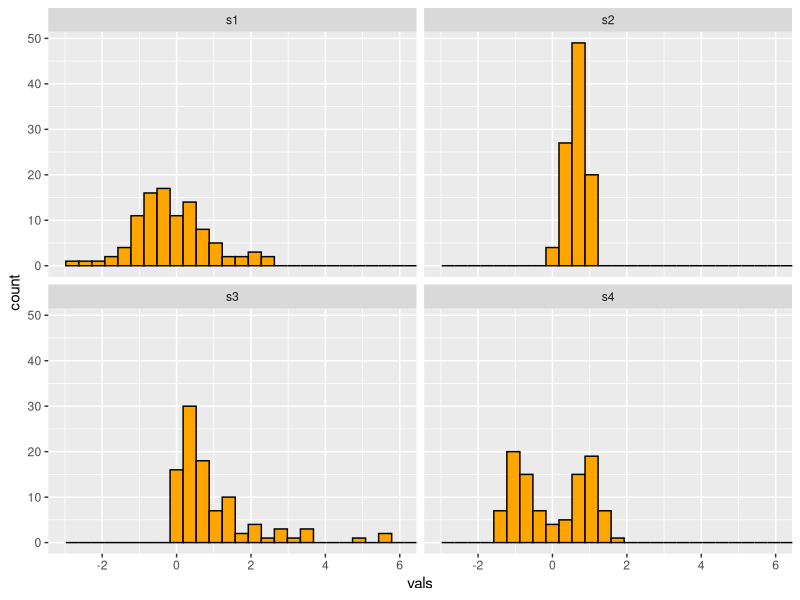
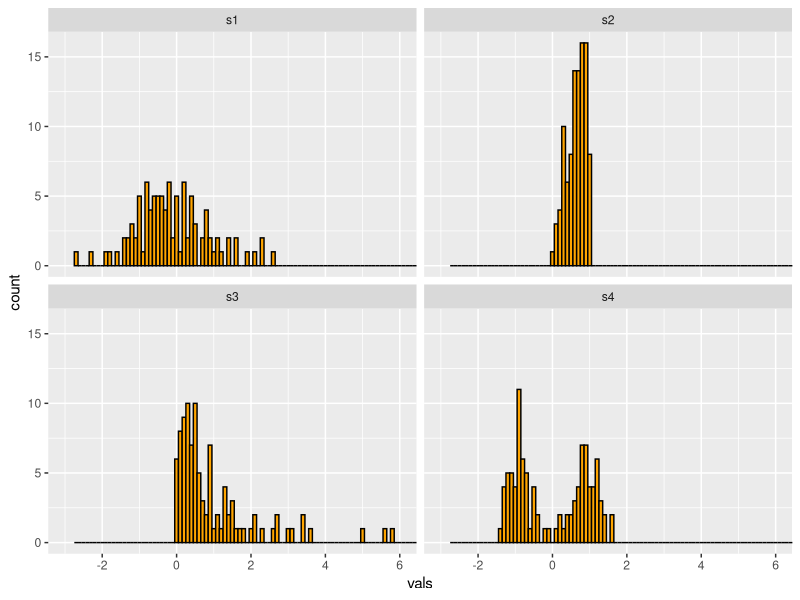
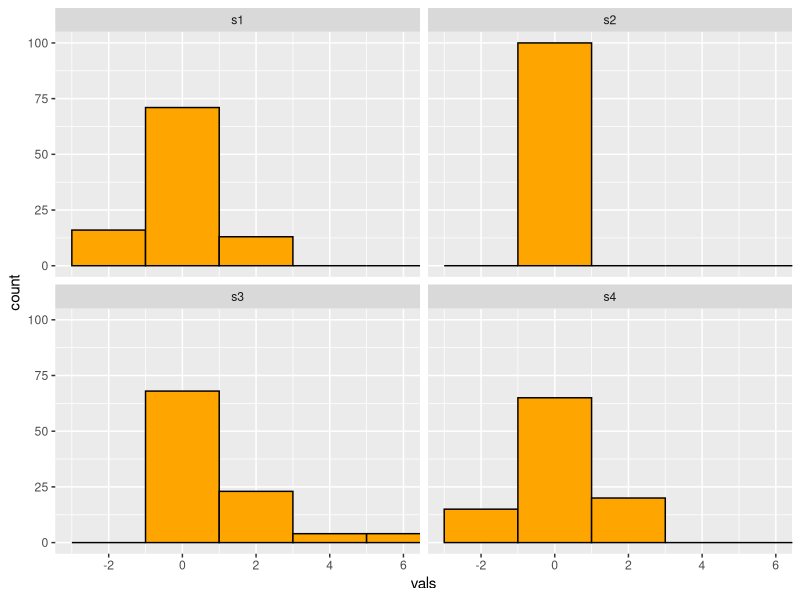
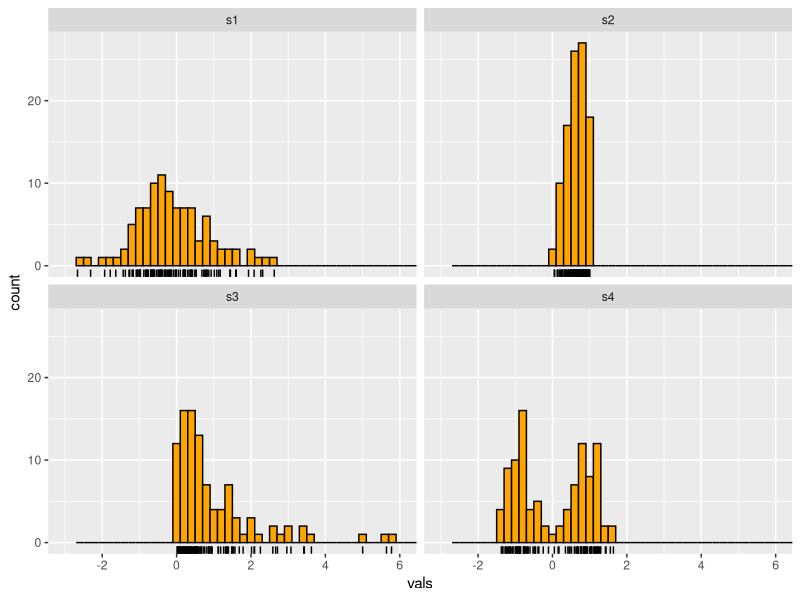
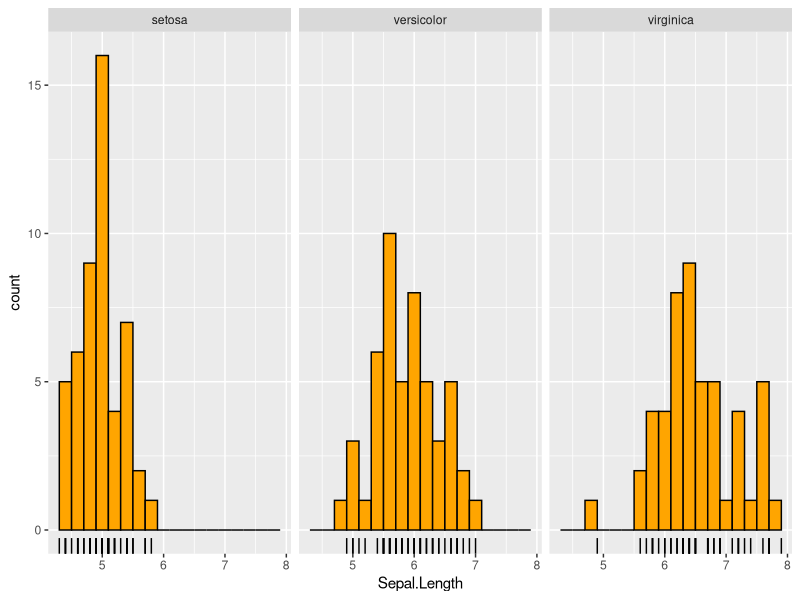
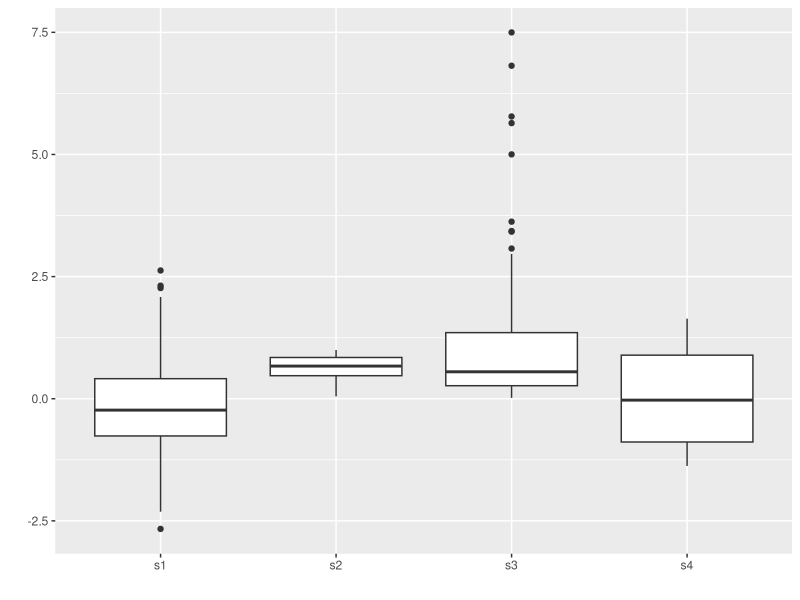
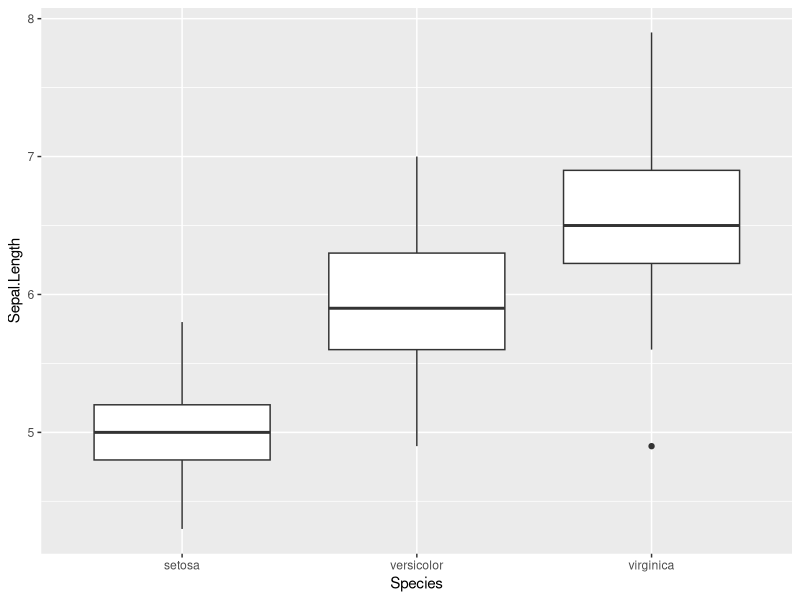
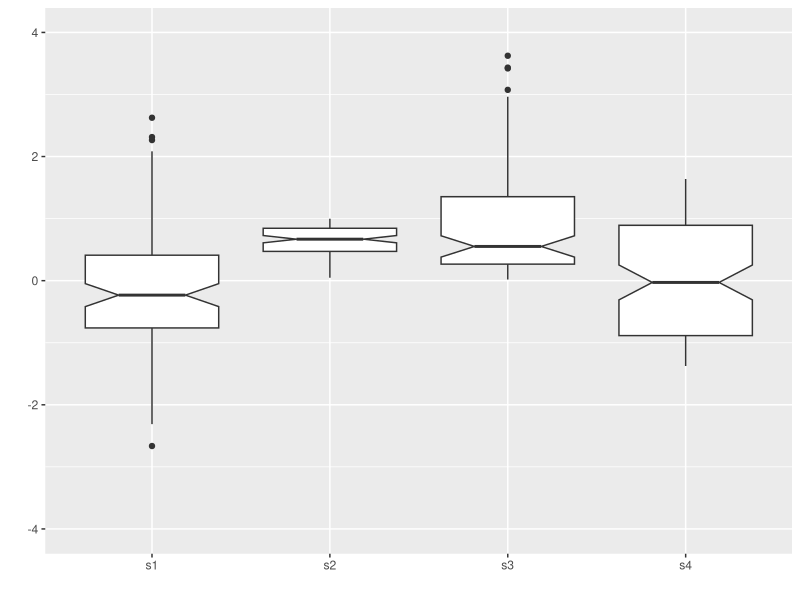

R code for these plots, in order:
## ---- chunk 1
options(htmltools.dir.version = FALSE)
## ---- chunk 2
library(tidyverse)
## ---- chunk 3
# Generate sample data 
set.seed(25052020)
# normal
s1 <- rnorm(100)
s2 <- rbeta(100, 2, 1)
s3 <- rexp(100)
# mixture
s4 <- rnorm(100, rep(c(-1, 1), each = 50) * sqrt(0.9), sqrt(0.1))
four <- data.frame(
dist = factor(rep(c("s1", "s2", "s3", "s4"),
each = 100),
c("s1", "s2", "s3", "s4")),
vals = c(s1, s2, s3, s4)
)



## ---- chunk 4
ggplot(four, aes(x = vals)) + 
geom_histogram(fill = "orange", colour = "black") + 
coord_cartesian(xlim = c(-3, 6)) + 
facet_wrap(~ dist) 
## ---- chunk 5
ggplot(four, aes(x = vals)) +
geom_histogram(binwidth = .1, fill = "orange", colour = "black") +
coord_cartesian(xlim = c(-3, 6)) +
facet_wrap(~ dist)

## ---- chunk 6
ggplot(four, aes(x = vals)) +
geom_histogram(binwidth = 2, fill = "orange", colour = "black") +
coord_cartesian(xlim = c(-3, 6)) +
facet_wrap(~ dist)

## ---- chunk 7
ggplot(four, aes(x = vals)) +
geom_histogram(binwidth = .2, fill = "orange", colour = "black") +
geom_rug() +
coord_cartesian(xlim = c(-3,6)) +
facet_wrap(~ dist)
## ---- chunk 8
ggplot(iris, aes(x = Sepal.Length)) +
geom_histogram(binwidth = .2, fill = "orange", colour = "black") +
geom_rug() +
facet_wrap(~ Species)
## ---- chunk 9
ggplot(four, aes(y = vals, x = dist)) +
geom_boxplot() +
scale_x_discrete(name="") +
scale_y_continuous(name="") 

## ---- chunk 10
ggplot(iris, aes(y = Sepal.Length, x = Species)) +
geom_boxplot() 
## ---- chunk 11
ggplot(four, aes(y = vals, x = dist)) +
geom_boxplot(notch = T) +
scale_x_discrete(name = "") +
scale_y_continuous(name = "") +
coord_cartesian(ylim = c(-4,4))
## ---- chunk 12
ggplot(iris, aes(y = Sepal.Length, x = Species)) +
geom_boxplot(notch = T) 
## ---- chunk 13
ggplot(four, aes(x = dist, y = vals)) +
geom_boxplot() +
stat_summary(fun.y = mean,
geom = "point",
shape = 18,
size = 4,
colour = "lightseagreen") +
coord_cartesian(ylim = c(-4, 4))

## ---- chunk 14
ggplot(iris, aes(y = Sepal.Length, x = Species)) +
geom_boxplot() +
  stat_summary(fun.y=mean)
## ---- chunk 15
ggplot(iris, aes(y = Sepal.Length, x = Species)) +
geom_boxplot() +
  stat_summary(fun.y=summary, colour="red")
## ---- chunk 16
ggplot(four, aes(x = dist, y = vals)) +
geom_jitter(position = position_jitter(height = 0, width = .1),
fill = "forestgreen",
colour = "forestgreen",
alpha = .5) +
stat_summary(fun.y = median,
geom = "crossbar",
width = 0.5) +
scale_x_discrete(name = "") +
scale_y_continuous(name = "") +
coord_cartesian(ylim = c(-4, 4))

## ---- chunk 17
ggplot(iris, aes(x = Species, y = Sepal.Length)) +
geom_jitter(position = position_jitter(height = 0, width = .1),
alpha = .5)+stat_summary(fun.y=mean, geom="crossbar", colour="red")
## ---- chunk 18
ggplot(four, aes(x = dist, y = vals)) +
geom_jitter(position = position_jitter(height = 0, width = .1),
fill = "forestgreen",
colour = "forestgreen",
alpha = .5) +
stat_summary(fun.y = median,
fun.ymin = median,
fun.ymax = median,
geom = "crossbar",
width = 0.5) +
scale_x_discrete(name = "") +
scale_y_continuous(name = "") +
coord_cartesian(ylim = c(-4, 4))
## ---- chunk 19
ggplot(four, aes(x = dist, y = vals)) +
geom_dotplot(stackdir = "center",
binaxis = "y",
binwidth = .1,
binpositions = "all",
stackratio = 1.5,
fill = "#7570b3",
colour = "#7570b3") +
scale_x_discrete(name = "") +
scale_y_continuous(name = "") +
coord_cartesian(ylim = c(-4, 4))+stat_summary(fun.y=median, geom="crossbar", colour="red")
## ---- chunk 20
ggplot(iris, aes(x = Species, 
                 y = Sepal.Length)) +
geom_dotplot(stackdir = "center",
binaxis = "y", binwidth = .1,
binpositions = "all",
stackratio = 1.5,
fill = "#7570b3", colour = "#7570b3")
## ---- chunk 21
ggplot(iris, aes(x = Species, 
                 y = Sepal.Length)) +
geom_dotplot(stackdir = "center",
binaxis = "y", binwidth = .05,
binpositions = "all",
stackratio = 1.5,
fill = "#7570b3", colour = "#7570b3")
## ---- chunk 22
ggplot(four, aes(x = dist, y = vals)) +
geom_dotplot(stackdir = "center",
binaxis = "y",
binwidth = .1,
binpositions = "all",
stackratio = 1.5,
fill = "orange",
colour = "orange") +
scale_x_discrete(name = "") +
scale_y_continuous(name = "") +
coord_cartesian(ylim = c(-4, 4))+stat_summary(fun.y=median, geom="crossbar", colour="red")
## ---- chunk 23
#install.packages("ggbeeswarm")
library(ggbeeswarm)
ggplot(four, aes(x = dist, y = vals)) +
geom_quasirandom(fill = "forestgreen",
colour = "forestgreen") +
scale_x_discrete(name = "") +
scale_y_continuous(name = "") +
coord_cartesian(ylim = c(-4, 4))
## ---- chunk 24
ggplot(four, aes(y = vals, x = dist)) +
geom_boxplot(outlier.shape = NA) +
geom_dotplot(binaxis = 'y',
stackdir = 'center',
stackratio = 1.5,
binwidth = .1,
binpositions = "all",
dotsize = 1,
alpha = .75,
fill = "forestgreen",
colour = "forestgreen",
na.rm = TRUE) +
scale_x_discrete(name = "") +
scale_y_continuous(name = "") +
coord_cartesian(ylim = c(-4, 4))

## ---- chunk 25
ggplot(iris, aes(y = Sepal.Length, x = Species)) +
geom_boxplot(outlier.shape = NA) +
geom_dotplot(binaxis = 'y',
stackdir = 'center', fill = "#7570b3", colour = "#7570b3", 
binwidth = .05) 
## ---- chunk 26
ggplot(four, aes(y = vals, x = dist)) +
geom_boxplot(outlier.shape = NA) +
geom_dotplot(binaxis = 'y',
stackdir = 'center',
stackratio = 1.5,
binwidth = .1,
binpositions = "all",
dotsize = 1,
alpha = .75,
fill = "orange",
colour = "orange",
na.rm = TRUE) +
scale_x_discrete(name = "") +
scale_y_continuous(name = "") +
coord_cartesian(ylim = c(-4, 4))

## ---- chunk 27
ggplot(four, aes(y = vals, x = dist)) +
geom_boxplot(outlier.shape = NA, width = .5) +
geom_jitter(fill = "forestgreen",
colour = "forestgreen",
na.rm = TRUE,
position = position_jitter(height = 0, width = .1),
alpha = .5) +
scale_x_discrete(name = "") +
scale_y_continuous(name = "") +
coord_cartesian(ylim = c(-4, 4))

## ---- chunk 28
ggplot(iris, aes(y = Sepal.Length, x = Species)) +
geom_boxplot(outlier.shape = NA, width = .5) +
geom_jitter(fill = "#7570b3", colour = "#7570b3",
position = position_jitter(height = 0, width = .1), alpha = .5) 
## ---- chunk 29
ggplot(four, aes(x = vals)) + geom_density(fill = "forestgreen") + coord_cartesian(xlim = c(-5, 5)) + facet_wrap(~ dist)
## ---- chunk 30
ggplot(four, aes(x = vals)) + geom_density(fill = "forestgreen") + coord_cartesian(xlim = c(-5, 5)) + facet_wrap(~ dist)

## ---- chunk 31
ggplot(four, aes(x = vals, fill = dist)) +
geom_density(alpha = .5)
## ---- chunk 32
ggplot(iris, aes(x = Sepal.Length)) + 
  geom_density(fill = "#7570b3") + 
  facet_wrap(~ Species)
## ---- chunk 33
ggplot(iris, aes(x = Sepal.Length, 
                 fill=Species)) + 
  geom_density(alpha=0.5)
## ---- chunk 34
ggplot(four, aes(x = vals)) + geom_density(fill = "forestgreen") + coord_cartesian(xlim = c(-5, 5)) + facet_wrap(~ dist)
## ---- chunk 35
ggplot(four, aes(x = vals)) +
geom_histogram(aes(y = ..density..),
binwidth = .5,
colour = "black",
fill = "white") +
geom_density(alpha = .5, fill = "forestgreen") +
coord_cartesian(xlim = c(-5,5)) +
facet_wrap(~ dist)
## ---- chunk 36
ggplot(iris, aes(x = Sepal.Length)) +
geom_histogram(aes(y = ..density..),
binwidth = .5, colour = "black",
fill = "white") +
geom_density(alpha = .5, fill = "#7570b3") +
facet_wrap(~ Species)
## ---- chunk 37
ggplot(four, aes(x = vals)) + geom_density(fill = "orange") + coord_cartesian(xlim = c(-5, 5)) + facet_wrap(~ dist)
## ---- chunk 38
ggplot(four, aes(x = dist, y = vals)) +
geom_violin(color = NA,
fill = "forestgreen",
na.rm = TRUE,
scale = "count") + 
coord_cartesian(ylim = c(-4, 4))
## ---- chunk 39
ggplot(iris, aes(x = Species, y = Sepal.Length)) +
geom_violin(color = NA,
fill = "#7570b3", na.rm = TRUE,
scale = "count") 
## ---- chunk 40
ggplot(four, aes(x = dist, y = vals)) +
geom_violin(color = NA,
fill = "orange",
na.rm = TRUE,
scale = "count") + 
coord_cartesian(ylim = c(-4, 4))
## ---- chunk 41
ggplot(four, aes(x = dist, y = vals)) +
geom_boxplot(outlier.size = 2,
colour = "forestgreen",
fill = "black",
na.rm = TRUE,
width = .1) +
geom_violin(alpha = .2,
fill = "forestgreen",
colour = NA,
na.rm = TRUE) +
coord_cartesian(ylim = c(-4, 4))
## ---- chunk 42
ggplot(iris, aes(x = Species, y = Sepal.Length)) +
geom_boxplot(outlier.size = 2, colour="#7570b3", width=.1) +
geom_violin(alpha = .2, fill = "#7570b3") 
## ---- chunk 43
ggplot(four, aes(x = vals)) + geom_density(fill = "forestgreen") + coord_cartesian(xlim = c(-5, 5)) + facet_grid(rows = vars(dist))
## ---- chunk 44
library(ggridges)
ggplot(four, aes(x = vals, y = dist)) +
geom_density_ridges(scale = 0.9,
fill = "forestgreen",
alpha = .5)
## ---- chunk 45
library(ggridges)
ggplot(iris, aes(x = Sepal.Length, y = Species)) +
geom_density_ridges(scale = 0.9,
fill = "#7570b3", alpha = .5)
## ---- chunk 46
ggplot(four, aes(x = vals, y = dist)) +
geom_density_ridges(scale = 0.9,
fill = "orange",
alpha = .5)
## ---- chunk 47
library(ggridges)
ggplot(four, aes(x = vals, y = dist)) +
geom_density_ridges(scale = 0.9,
position= "raincloud",
fill = "forestgreen",
jittered_points = TRUE,
alpha = .5)
## ---- chunk 48
library(ggridges)
ggplot(iris, aes(x = Sepal.Length, y = Species)) +
geom_density_ridges(scale = 0.9,
                    position= "raincloud",
                    jittered_points = TRUE,
fill = "#7570b3", alpha = .5)
